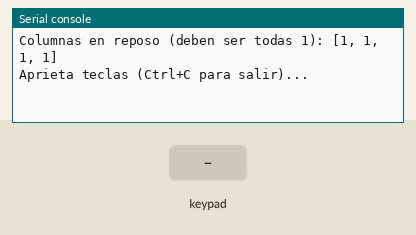
A program run on a simulated ESP32 board running MicroPython. Shown: the last lines printed to the serial console. The inputs (shaded band) are chosen by the test bench.

Above: at 1.2 s.
1.3 s: key '1' pressed
At 2.1 s:
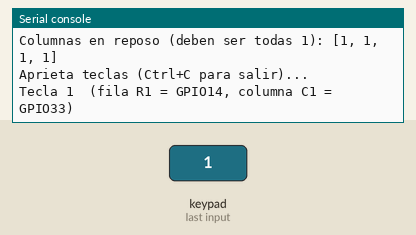
2.8 s: keypad keys 1 2 # pressed 0.4 s apart
At 4.3 s:
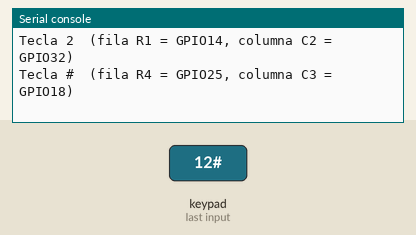
5.5 s: key 'A' pressed
At 6.4 s:
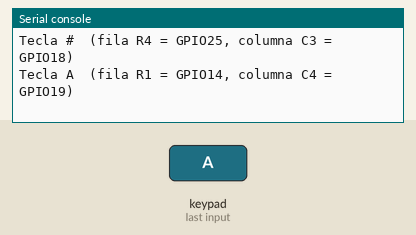
7.0 s: keypad keys 1 2 * pressed 0.4 s apart
At 8.6 s:
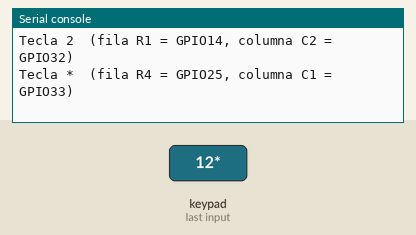
9.7 s: key 'B' pressed
At 10.7 s:
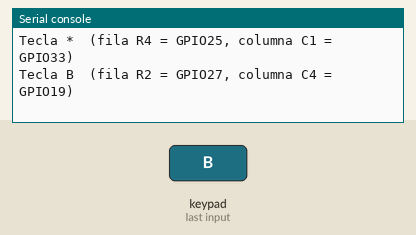
11.2 s: keypad keys 1 2 D pressed 0.4 s apart
At 12.9 s:
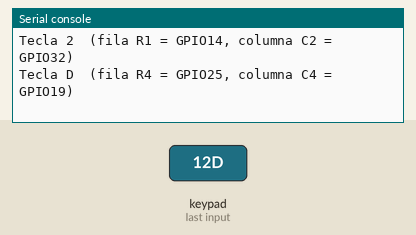

Measured:
- after the input at 1.3 s, the serial console: prints a new line at once (image 1)
- after the input at 2.8 s, the serial console: prints a new line after 0.43 s (image 2)
- after the input at 5.5 s, the serial console: prints a new line at once (image 3)
- after the input at 7.0 s, the serial console: prints a new line at once (image 4)
- after the input at 9.7 s, the serial console: prints a new line at once (image 5)
- after the input at 11.2 s, the serial console: prints a new line at once (image 6)

The program:

probar_teclado.py
```python
# Prueba aislada del teclado matricial 4x4 (sin LCD, sin PC).
# Se corre desde Thonny con el boton de "Run" (NO se guarda como main.py).
# Cada vez que se aprieta una tecla imprime la fila y la columna que se
# cerraron. Sirve para separar un problema de cableado de uno del
# programa principal:
#   - No sale nada con ninguna tecla: revisar GND/cables del teclado o
#     que los 8 cables esten realmente en esos GPIO.
#   - Sale una tecla distinta a la apretada: el teclado tiene sus pines
#     en otro orden; cambiar ROW_PINS/COL_PINS (aqui y en main.py).

from machine import Pin
import time

ROW_PINS = [14, 27, 26, 25]   # R1..R4
COL_PINS = [33, 32, 18, 19]   # C1..C4

MAPA_TECLAS = [
    ["1", "2", "3", "A"],
    ["4", "5", "6", "B"],
    ["7", "8", "9", "C"],
    ["*", "0", "#", "D"],
]

filas = [Pin(p, Pin.OUT, value=1) for p in ROW_PINS]
columnas = [Pin(p, Pin.IN, Pin.PULL_UP) for p in COL_PINS]

# Con todas las filas en alto, todas las columnas deberian leer 1. Si
# alguna ya lee 0 sin tocar nada, esa columna esta en corto a GND o mal
# conectada.
print("Columnas en reposo (deben ser todas 1):", [c.value() for c in columnas])
print("Aprieta teclas (Ctrl+C para salir)...")

anterior = None
while True:
    actual = None
    for f in range(4):
        filas[f].value(0)
        time.sleep_us(10)
        for c in range(4):
            if columnas[c].value() == 0:
                actual = (f, c)
        filas[f].value(1)
    if actual is not None and actual != anterior:
        f, c = actual
        print("Tecla {}  (fila R{} = GPIO{}, columna C{} = GPIO{})".format(
            MAPA_TECLAS[f][c], f + 1, ROW_PINS[f], c + 1, COL_PINS[c]))
    anterior = actual
    time.sleep_ms(30)
```
